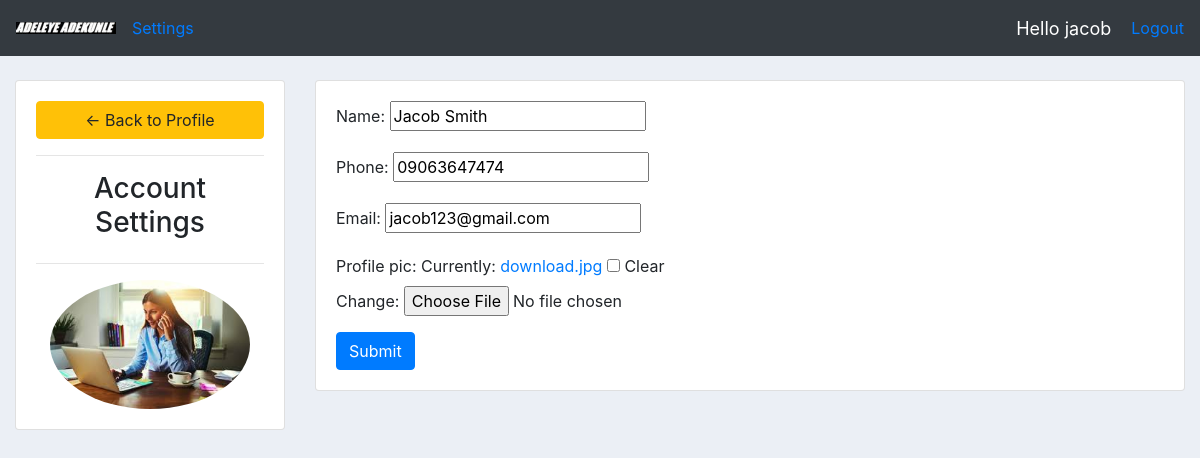
/settings/ (signed in), run on the app's committed database.
### accounts/models.py (models this page shows, shortened)
class Customer(models.Model):
    user = models.OneToOneField(User, null=True, blank=True, on_delete=models.SET_NULL)
    name = models.CharField(max_length=90, null=True)
    phone = models.CharField(max_length=40, null=True)
    email = models.EmailField(null=True)
    profile_pic = models.ImageField(blank=True, null=True)

### accounts/views.py (the view)
# urls.py: path("settings/", views.settings, name="settings"),
def settings(request):
    customer = Customer.objects.get(user=request.user)
    form = CustomerForm(instance=customer)
    if request.method == "POST":
        form = CustomerForm(request.POST, request.FILES, instance=customer)
        if form.is_valid():
            form.save()
    context = {"form": form}
    return render(request, "accounts/settings.html", context)

### accounts/forms.py
class CustomerForm(ModelForm):
    class Meta:
        model = Customer
        fields = ("name", "phone", "email", "profile_pic")

### accounts/templates/accounts/settings.html (shortened to what this page needs)
{%  extends 'accounts/base.html' %}
{% load static %}
{% block content %}
<br>
<div class="row">
	<div class="col-md-3">
		<div class="card card-body">
			<a class="btn btn-warning" href="{% url 'accounts:user-page' %}"> &#8592; Back to Profile</a>
			<hr>
			<h3 style="text-align: center">Account Settings</h3>
			<hr>
			<img class="profile-pic" src="{{request.user.customer.profile_pic.url}}">
		</div>
	</div>
	<div class="col-md-9">
		<div class="card card-body">
			<form method="POST" action="" enctype="multipart/form-data">
				{{form.as_p}}
			<input class="btn btn-primary" type="submit" name="Update Information">
			</form>
		</div>
	</div>
</div>
{% endblock %}

### accounts/templates/accounts/navbar.html (shortened to what this page needs)
{% load static %}
<nav class="navbar navbar-expand-lg navbar-dark bg-dark">
    <img src="{% static '/images/adekunle.jpg' %}">
    {% if request.user.is_staff %}
    <div class="collapse navbar-collapse" id="navbarNavAltMarkup">
        <div class="navbar-nav">
            <a class="nav-item nav-link active" href="{% url 'accounts:dashboard' %}">Dashboard <span class="sr-only">(current)</span></a>
            <a class="nav-item nav-link" href="{% url 'accounts:products' %}">Products</a>
        </div>
    </div>
    {% else %}
    <div class="collapse navbar-collapse">
        <div>
            <a class="nav-item nav-link" href="{% url 'accounts:settings' %}">Settings</a>
        </div>
    </div>
    {% endif %}
    <span id="hello-msg">Hello {{request.user}}</span>
    <span> <a href="{% url 'accounts:logout' %}">Logout</a></span>
</nav>

### static/css/base.css (style rules this page uses)
body { background-color: #ebeff5; }

### accounts/templates/accounts/navbar.html (style rules this page uses)
#hello-msg { font-size:18px; color:#fff; margin-right:20px; }

### accounts/templates/accounts/settings.html (style rules this page uses)
.profile-pic { max-width: 200px; max-height:200px; margin: 0 auto; border-radius: 50%; }

### data on the page
Customer: name "Jacob Smith", phone "09063647474", email "jacob123@gmail.com"

### other printed values
{{ request.user }} "jacob"
